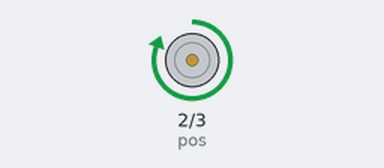
This sketch was run on a simulated Arduino Uno, built with avr-gcc and run on an emulated ATmega328P. On the bench: motor-driver pin pairs drawn as motors (green arrow = first pin HIGH = forward, orange = second pin HIGH = backward, longer = more drive).

Above: at 0.03 s.
Timing chart, 0 to 3.0 s (numbered marks = the images above):
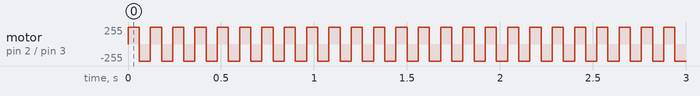

Measured:
- by itself, motor on pin 2 (pos) / pin 3 (neg): alternates forward 255/255 for 0.06 s and backward 255/255 for 0.06 s

The sketch:

using_diode.ino
```cpp
int pos = 2;
int neg = 3;
int T = 60;
void setup() {

pinMode(pos,OUTPUT);
pinMode(neg,OUTPUT);
}

void positive_on (){
  digitalWrite(pos,HIGH);
  digitalWrite(neg,LOW);
}
void negative_on (){
  digitalWrite(neg,HIGH);
  digitalWrite(pos,LOW);
}

void loop() {
  positive_on();
  delay (T);
  negative_on();
  delay(T);
}
```
